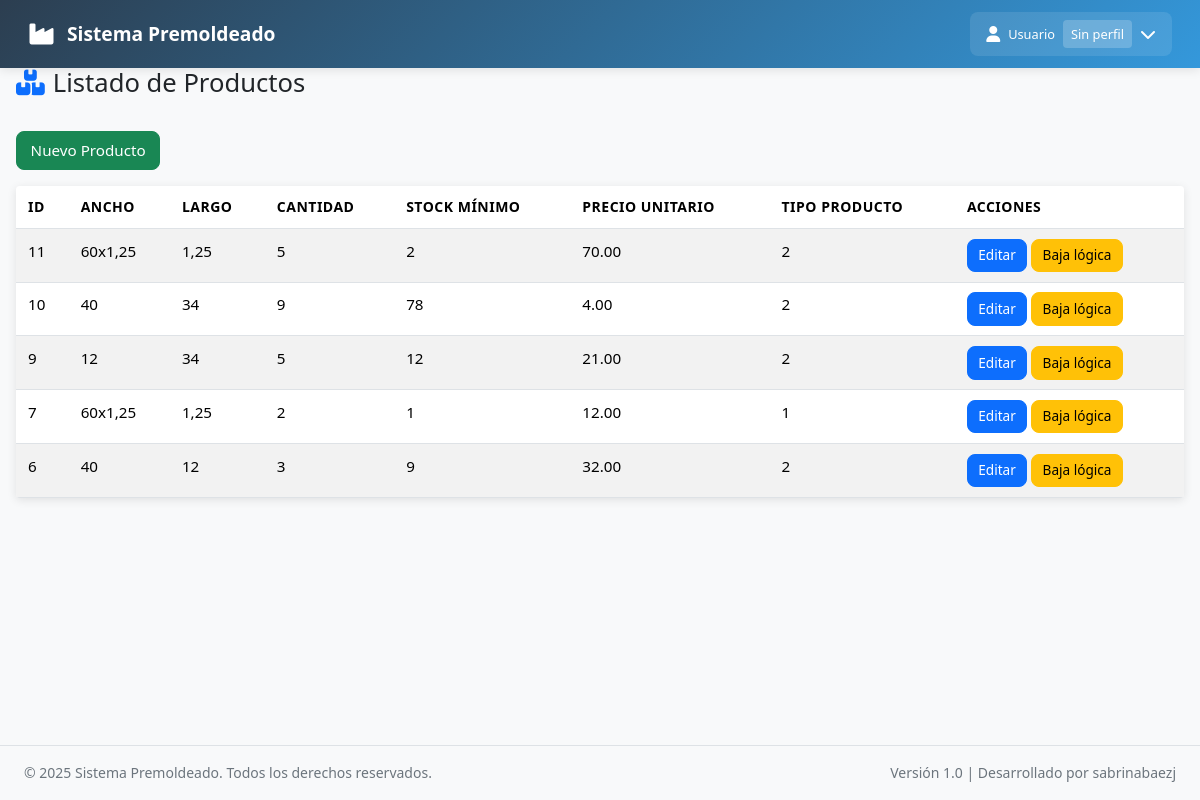
/views/pages/productos/listado_productos.php (signed in), run on the app's committed database.
### tables this page shows
CREATE TABLE `productos` (
  `id` int(11) NOT NULL,
  `ancho` varchar(45) NOT NULL,
  `largo` varchar(45) NOT NULL,
  `cantidad_disponible` int(11) NOT NULL,
  `stock_minimo` int(11) NOT NULL,
  `precio_unitario` decimal(10,2) NOT NULL,
  `activo` varchar(45) NOT NULL DEFAULT '1',
  `tipo_producto_id` int(11) NOT NULL
);

### controllers/NavigationController.php (called while the page is built, shortened)
<?php
class NavigationController {
    private static $baseUrl = 'http://localhost/Sistema_Premoldeado';
    public static function getDashboardUrl() {
        return self::$baseUrl . '/views/pages/dashboard.php';
    }
}
?>

### config/database.php (called while the page is built)
<?php
class Database {
    private static $instance = null;
    private $connection;
    private $host = 'localhost';
    private $dbname = 'premoldeado';
    private $username = 'root';
    private $password = '';
    public static function getInstance() {
        if (self::$instance === null) {
            self::$instance = new self();
        }
        return self::$instance;
    }
    private function __construct() {
        try {
            $this->connection = new PDO(
                "mysql:host={$this->host};dbname={$this->dbname};charset=utf8mb4",
                $this->username,
                $this->password,
                [
                    PDO::ATTR_ERRMODE => PDO::ERRMODE_EXCEPTION,
                    PDO::ATTR_DEFAULT_FETCH_MODE => PDO::FETCH_ASSOC,
                    PDO::ATTR_EMULATE_PREPARES => false
                ]
            );
        } catch (PDOException $e) {
            die("Error de conexión: " . $e->getMessage());
        }
    }
    public function getConnection() {
        return $this->connection;
    }
}
?>

### models/Producto.php (called while the page is built, shortened)
<?php
require_once __DIR__ . '/../config/database.php';
class Producto {
    private $db;
    public function __construct() {
        $this->db = Database::getInstance()->getConnection();
    }
    public function listar($filtros = []) {
        $sql = "SELECT * FROM productos WHERE activo = 1 ORDER BY id DESC";
        $stmt = $this->db->prepare($sql);
        $stmt->execute();
        return $stmt->fetchAll(PDO::FETCH_ASSOC);
    }
}
?>

### views/pages/productos/listado_productos.php (the view)
<?php
include_once __DIR__ . '/../../layouts/header.php';
$titulo = "Listado de Productos";
if (!isset($items)) {
    require_once '../../../models/Producto.php';
    $producto = new Producto();
    $items = $producto->listar();
}
?>
<div class="container-fluid">
    <div class="d-flex justify-content-between align-items-center mb-4">
        <h2><i class="fas fa-boxes text-primary me-2"></i><?= $titulo ?></h2>
    </div>
    <div class="mb-3">
        <a href="/Sistema_Premoldeado/views/pages/productos/crear_producto.php" class="btn btn-success">Nuevo Producto</a>
    </div>
    <div class="table-responsive">
        <table class="table table-striped table-hover" id="productos_table">
            <thead>
                <tr>
                    <th>ID</th>
                    <th>Ancho</th>
                    <th>Largo</th>
                    <th>Cantidad</th>
                    <th>Stock Mínimo</th>
                    <th>Precio Unitario</th>
                    <th>Tipo Producto</th>
                    <th>Acciones</th>
                </tr>
            </thead>
            <tbody>
                <?php if (empty($items)): ?>
                    <tr><td colspan="8" style="text-align:center;">No hay productos activos.</td></tr>
                <?php else: ?>
                    <?php foreach ($items as $item): ?>
                        <tr>
                            <td><?= htmlspecialchars($item['id']) ?></td>
                            <td><?= htmlspecialchars($item['ancho']) ?></td>
                            <td><?= htmlspecialchars($item['largo']) ?></td>
                            <td><?= htmlspecialchars($item['cantidad_disponible']) ?></td>
                            <td><?= htmlspecialchars($item['stock_minimo']) ?></td>
                            <td><?= htmlspecialchars($item['precio_unitario']) ?></td>
                            <td><?= htmlspecialchars($item['tipo_producto_id']) ?></td>
                            <td>
                                <a href="/Sistema_Premoldeado/views/pages/productos/editar_producto.php?id=<?= urlencode($item['id']) ?>" class="btn btn-sm btn-primary">Editar</a>
                                <a href="/Sistema_Premoldeado/views/pages/productos/baja_producto.php?id=<?= urlencode($item['id']) ?>" class="btn btn-sm btn-warning">Baja lógica</a>
                            </td>
                        </tr>
                    <?php endforeach; ?>
                <?php endif; ?>
            </tbody>
        </table>
    </div>
</div>
<?php include __DIR__ . '/../../layouts/footer.php'; ?>

### views/layouts/header.php (shortened to what this page needs)
<?php
$usuario_nombre = $_SESSION['usuario_nombre'] ?? 'Usuario';
$perfil_nombre = $_SESSION['perfil_nombre'] ?? 'Sin perfil';
?>
<!DOCTYPE html>
<html lang="es">
<head>
    <link href="https://cdn.jsdelivr.net/npm/bootstrap@5.3.2/dist/css/bootstrap.min.css" rel="stylesheet">
    <link href="https://cdnjs.cloudflare.com/ajax/libs/font-awesome/6.4.0/css/all.min.css" rel="stylesheet">
    <link href="/Sistema_Premoldeado/assets/css/style.css" rel="stylesheet">
</head>
<body class="d-flex flex-column min-vh-100">
    <header class="main-header">
        <div class="top-bar">
            <div class="container-fluid">
                <div class="row align-items-center">
                    <div class="col-auto">
                        <div class="brand-container">
                            <a href="<?php
                                require_once __DIR__ . '/../../controllers/NavigationController.php';
                                echo NavigationController::getDashboardUrl();
                            ?>" class="brand-link">
                                <i class="fas fa-industry"></i>
                                <span class="brand-text">Sistema Premoldeado</span>
                            </a>
                        </div>
                    </div>
                    <div class="col-auto">
                        <div class="user-info">
                            <div class="dropdown">
                                <button class="user-dropdown-toggle" type="button" id="userDropdown" data-bs-toggle="dropdown" aria-expanded="false">
                                    <i class="fas fa-user"></i>
                                    <span class="user-name"><?= htmlspecialchars($usuario_nombre) ?></span>
                                    <span class="user-role"><?= htmlspecialchars($perfil_nombre) ?></span>
                                    <i class="fas fa-chevron-down"></i>
                                </button>
                                        <a class="dropdown-item logout-item" href="<?php
                                            require_once __DIR__ . '/../../controllers/NavigationController.php';
                                        ?>">
                            </div>
                        </div>
                    </div>
                </div>
            </div>
        </div>
    </header>

### views/layouts/footer.php
<footer class="bg-light border-top py-3 mt-auto">
    <div class="container-fluid">
        <div class="row align-items-center">
            <div class="col-md-6">
                <p class="mb-0 text-muted small">
                    &copy; <?= date('Y') ?> Sistema Premoldeado. Todos los derechos reservados.
                </p>
            </div>
            <div class="col-md-6 text-md-end">
                <p class="mb-0 text-muted small">
                    Versión 1.0 | Desarrollado por sabrinabaezj
                </p>
            </div>
        </div>
    </div>
</footer>
</body>
</html>

### data on the page
productos: id "11", ancho "60x1,25", largo "1,25", cantidad_disponible "5", stock_minimo "2", precio_unitario "70.00", tipo_producto "2"
productos: id "10", ancho "40", largo "34", cantidad_disponible "9", stock_minimo "78", precio_unitario "4.00", tipo_producto "2"
productos: id "9", ancho "12", largo "34", cantidad_disponible "5", stock_minimo "12", precio_unitario "21.00", tipo_producto "2"
productos: id "7", ancho "60x1,25", largo "1,25", cantidad_disponible "2", stock_minimo "1", precio_unitario "12.00", tipo_producto "1"
productos: id "6", ancho "40", largo "12", cantidad_disponible "3", stock_minimo "9", precio_unitario "32.00", tipo_producto "2"

### other printed values
$usuario_nombre "Usuario"
$perfil_nombre "Sin perfil"
$titulo "Listado de Productos"
